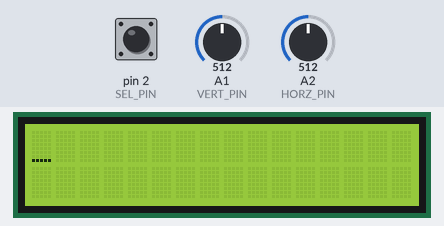
Simulated run of this sketch. Board: Arduino Uno, built with avr-gcc and run on an emulated ATmega328P. On the bench: 16×2 character LCD. Inputs (shaded band) come from the test bench; at power-on: A1 (VERT_PIN) = 512, A2 (HORZ_PIN) = 512, pin 2 (SEL_PIN) HIGH.

Above: at 1.2 s.
1.3 s: A1 (VERT_PIN) set to 716
At 1.6 s:
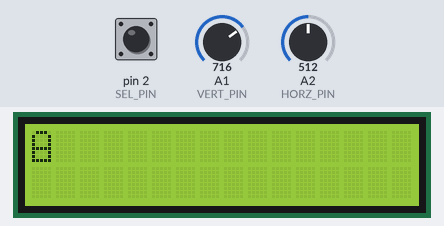
3.6 s: A2 (HORZ_PIN) set to 716
At 4.0 s:
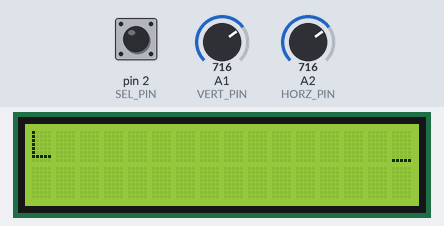
5.8 s: A2 (HORZ_PIN) set to 574
8.2 s: A2 (HORZ_PIN) set to 544
At 9.11 s:
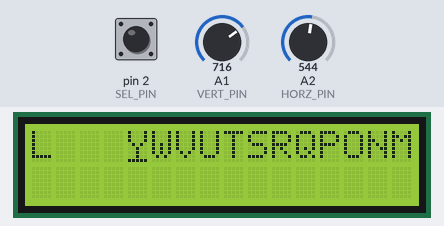
11.2 s: pin 2 (SEL_PIN) pulled LOW for 0.15 s
At 11.52 s:
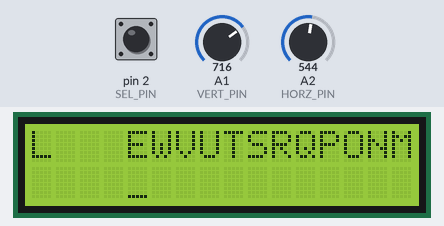
13.6 s: pin 2 (SEL_PIN) pulled LOW for 1 s
At 13.95 s:
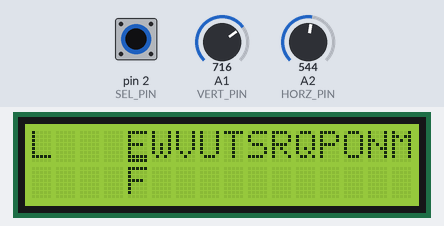
Timing chart, 0 to 16.6 s (numbered marks = the images above; inputs shaded):
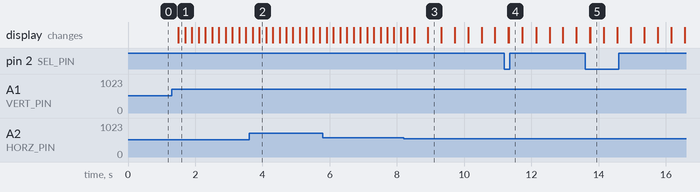

The sketch:

sketch.ino
```cpp
#include <LiquidCrystal.h>
// Подключаем стандартную библиотеку LiquidCrystal
// Инициализируем объект-экран, передаём использованные
// для подключения контакты на Arduino в порядке:
// RS, E, D4, D5, D6, D7
LiquidCrystal lcd(12, 11, 10, 9, 8, 7);

const int VERT_PIN = A1;
const int HORZ_PIN = A2;
const int SEL_PIN = 2;

const int MAX_POSITION = 15;
const int ZERO = 512;       // "ноль" джойстика
const int RADIUS = 50;      // погрешность
const int DEBOUNCE = 10;    // задержка при чтении кнопки
const int PERIOD = 100;     // период опроса

int position = 0;           // позиция курсора на экране
bool line_changed = false;  // флаг изменения текущей линии
char symbol = 'A' - 1;      // текущий символ
int last_status = LOW;      // предыдущее состояние кнопки
int curr_status = LOW;      // текущее состояние кнопки
int last_x = ZERO;          // предыдущее значение по оси X
int last_y = ZERO;          // предыдущее значение по оси Y

void setup(){
  pinMode(HORZ_PIN, INPUT);
  pinMode(VERT_PIN, INPUT);
  pinMode(SEL_PIN, INPUT_PULLUP);

  // устанавливаем размер (количество столбцов и строк) экрана
  lcd.begin(16, 2);
  // ощищаем экран
  lcd.clear();
  // Включаем курсор
  lcd.cursor();
  // Устанавливаем начальную позицию и символ "_"
  lcd.setCursor(position, line_changed);
}

void loop() {
  curr_status = debounce(last_status);
  if (last_status == HIGH && curr_status == LOW) {  // условие нажатия
    line_changed = !line_changed; // переключаем строку при нажатии кнопки
    lcd.setCursor(position, line_changed);
    symbol = 'A' - 1;
  }
  last_status = curr_status;

  read_joystick();
}

void read_joystick() {
  int x_val = analogRead(HORZ_PIN);
  int y_val = analogRead(VERT_PIN);

  if (x_val != last_x) {
    delay(PERIOD);
    horizontal_move(x_val, position);
    lcd.setCursor(position, line_changed);
  }
  if (y_val != last_y) {
    vertical_move(y_val, symbol);
    delay(PERIOD);

    lcd.print(symbol);
    lcd.setCursor(position, line_changed);//возврат курсора
  }
}

void horizontal_move(int x, int &position) {
  if (x < ZERO - RADIUS) { // Движение вправо
    position = position < MAX_POSITION ? position + 1: 0;
  }
  else if (x > ZERO + RADIUS) { // Движение влево
    position = position > 0 ? position - 1: MAX_POSITION;
  }
  delay(PERIOD);
}

void vertical_move(int y, char &symbol) {
  if (y > ZERO + RADIUS) {
    symbol = symbol < 'Z' ? symbol + 1: 'A';
  } else if (y < ZERO - RADIUS) {
    symbol = symbol > 'A' ? symbol - 1: 'Z';
  }

  delay(PERIOD);
}

/* Функция подавления дребезга (last - предыдущее состояние кнопки) */
int debounce(int last) {
  int current = digitalRead(SEL_PIN);
  if (last != current) {  // если состояние изменилось
    delay(DEBOUNCE);
    current = digitalRead(SEL_PIN);
  }
  return current;
}
```

Measured:
- the behaviour switches between 563 and 562 on A2 (HORZ_PIN) (found by bisection; images 2 and 3)
- after the input at 1.3 s, the display: changes after 0.20 s (image 1)
- what the display in image 3 shows lasts 0.4 s, from 8.9 s to 9.3 s
